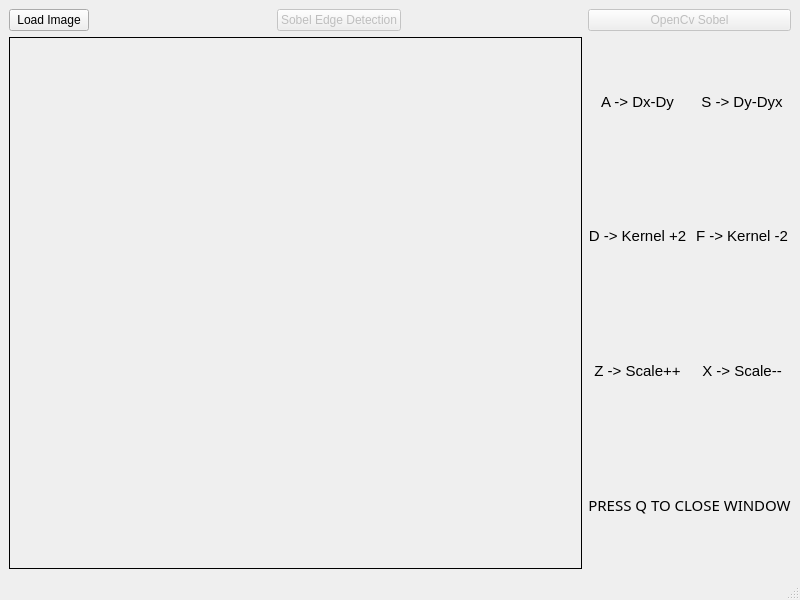
<?xml version="1.0" encoding="UTF-8"?>
<ui version="4.0">
 <class>MainWindow</class>
 <widget class="QMainWindow" name="MainWindow">
  <property name="geometry">
   <rect>
    <x>0</x>
    <y>0</y>
    <width>800</width>
    <height>600</height>
   </rect>
  </property>
  <property name="windowTitle">
   <string>MainWindow</string>
  </property>
  <widget class="QWidget" name="centralwidget">
   <layout class="QGridLayout" name="gridLayout">
    <item row="1" column="4" rowspan="2">
     <layout class="QVBoxLayout" name="verticalLayout" stretch="0,0,0,0">
      <item>
       <layout class="QHBoxLayout" name="horizontalLayout">
        <item>
         <widget class="QLabel" name="label_3">
          <property name="font">
           <font>
            <pointsize>11</pointsize>
           </font>
          </property>
          <property name="text">
           <string>A -&gt; Dx-Dy</string>
          </property>
          <property name="alignment">
           <set>Qt::AlignCenter</set>
          </property>
         </widget>
        </item>
        <item>
         <widget class="QLabel" name="label_2">
          <property name="font">
           <font>
            <pointsize>11</pointsize>
           </font>
          </property>
          <property name="text">
           <string>S -&gt; Dy-Dyx</string>
          </property>
          <property name="alignment">
           <set>Qt::AlignCenter</set>
          </property>
         </widget>
        </item>
       </layout>
      </item>
      <item>
       <layout class="QHBoxLayout" name="horizontalLayout_2">
        <item>
         <widget class="QLabel" name="label_6">
          <property name="font">
           <font>
            <pointsize>11</pointsize>
           </font>
          </property>
          <property name="text">
           <string>D -&gt; Kernel +2</string>
          </property>
          <property name="alignment">
           <set>Qt::AlignCenter</set>
          </property>
         </widget>
        </item>
        <item>
         <widget class="QLabel" name="label_7">
          <property name="font">
           <font>
            <pointsize>11</pointsize>
           </font>
          </property>
          <property name="text">
           <string>F -&gt; Kernel -2</string>
          </property>
          <property name="alignment">
           <set>Qt::AlignCenter</set>
          </property>
         </widget>
        </item>
       </layout>
      </item>
      <item>
       <layout class="QHBoxLayout" name="horizontalLayout_4">
        <item>
         <widget class="QLabel" name="label_10">
          <property name="font">
           <font>
            <pointsize>11</pointsize>
           </font>
          </property>
          <property name="text">
           <string>Z -&gt; Scale++</string>
          </property>
          <property name="alignment">
           <set>Qt::AlignCenter</set>
          </property>
         </widget>
        </item>
        <item>
         <widget class="QLabel" name="label_11">
          <property name="font">
           <font>
            <pointsize>11</pointsize>
           </font>
          </property>
          <property name="text">
           <string>X -&gt; Scale--</string>
          </property>
          <property name="alignment">
           <set>Qt::AlignCenter</set>
          </property>
         </widget>
        </item>
       </layout>
      </item>
      <item>
       <layout class="QHBoxLayout" name="horizontalLayout_3">
        <item>
         <widget class="QLabel" name="label_8">
          <property name="font">
           <font>
            <family>Segoe UI Semibold</family>
            <pointsize>11</pointsize>
           </font>
          </property>
          <property name="text">
           <string>PRESS Q TO CLOSE WINDOW</string>
          </property>
          <property name="alignment">
           <set>Qt::AlignCenter</set>
          </property>
         </widget>
        </item>
       </layout>
      </item>
     </layout>
    </item>
    <item row="0" column="0">
     <widget class="QPushButton" name="LoadImagePushButton">
      <property name="text">
       <string>Load Image</string>
      </property>
     </widget>
    </item>
    <item row="0" column="4">
     <widget class="QPushButton" name="OpencvSobelPushButton">
      <property name="enabled">
       <bool>false</bool>
      </property>
      <property name="text">
       <string>OpenCv Sobel</string>
      </property>
     </widget>
    </item>
    <item row="0" column="1">
     <spacer name="horizontalSpacer">
      <property name="orientation">
       <enum>Qt::Horizontal</enum>
      </property>
      <property name="sizeHint" stdset="0">
       <size>
        <width>40</width>
        <height>20</height>
       </size>
      </property>
     </spacer>
    </item>
    <item row="0" column="2">
     <widget class="QPushButton" name="SobelPushButton">
      <property name="enabled">
       <bool>false</bool>
      </property>
      <property name="text">
       <string>Sobel Edge Detection</string>
      </property>
     </widget>
    </item>
    <item row="0" column="3">
     <spacer name="horizontalSpacer_2">
      <property name="orientation">
       <enum>Qt::Horizontal</enum>
      </property>
      <property name="sizeHint" stdset="0">
       <size>
        <width>40</width>
        <height>20</height>
       </size>
      </property>
     </spacer>
    </item>
    <item row="1" column="0" rowspan="2" colspan="4">
     <widget class="QLabel" name="InputLabel">
      <property name="frameShape">
       <enum>QFrame::Box</enum>
      </property>
      <property name="text">
       <string/>
      </property>
     </widget>
    </item>
   </layout>
  </widget>
  <widget class="QMenuBar" name="menubar">
   <property name="geometry">
    <rect>
     <x>0</x>
     <y>0</y>
     <width>800</width>
     <height>22</height>
    </rect>
   </property>
  </widget>
  <widget class="QStatusBar" name="statusbar"/>
 </widget>
 <resources/>
 <connections/>
</ui>
